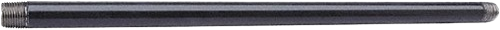
#> input picture data/source/black_steel_pipe.png, 500 x 30 px
$ python augm.py
#> lines starting #> are read from the running program, lines starting #| are printed output that depends on the picture; after the words box and inside, x2 and y2 are one past the last pixel; in counts of white or black regions, pixels touching at a corner belong together; pictures that were not available may be replaced by others from this repository, and a replacement may not be noted
from PIL import Image, ImageDraw, ImageFilter
import os, random
from os import path
from pathlib import Path

# Add obstacle in road region.
# Note that rotate func adds alpha channel
# Point of insertion, for now, is the left bottom corner of the perimter box
# Reference size (natural size), for now, is the bottom placement in image
# Our working space is 1280px by 720px
# Cartesian space starting (0,0) on top left corner.
# The size is given by a 2-tuple (w,h).

sourceFolder = "data/source"
sourceMasksFolder = "data/source masks"
destinationFolder = "data/destination"
destinationMasksFolder = "data/destination masks"

scores = {
    "milk_crate_black.png": 39.38,
    'car_bumper.png': 45.87,
    'car_mufler.png': 22.33,
    "wood_pallet.png": 59.96,
    "black_steel_pipe.png": 27.72,
    "galvanized_steel_pipe.png": 12.63
}


# Crop boundary (transparent channel)
def cropAlpha(img):
    if (img.mode != "RGBA"):
        return img
    alpha = img.getchannel("A")
    return img.crop(alpha.getbbox())


def rotateSource(source, angle):
    img = source.rotate(angle, expand=True)
    img = cropAlpha(img)
    return img

def openSource(filename):
#> called with filename = 'black_steel_pipe.png'
    pathfile = path.join(sourceFolder, filename)
    src = Image.open(pathfile)
#> src is the input picture: PIL image 500x30 RGBA; mean R, G, B, A 75.3, 74.4, 81.4, 199.7
    return src


def openDestination(filename):
#> called with filename = 'bb9f498e-5ea84006.jpg'
    filepath = path.join(destinationFolder, filename)
    dst = Image.open(filepath)
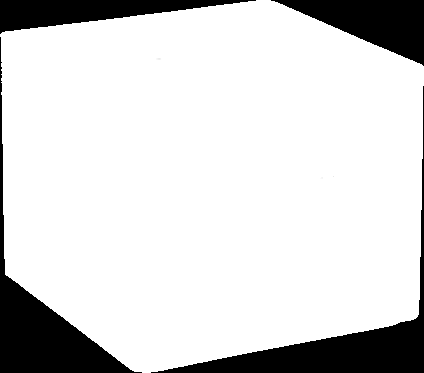
#> input picture data/source masks/black_milk_crate.png, 424 x 373 px, given in place of bb9f498e-5ea84006.jpg, which was not available
#> dst is the input picture: PIL image 424x373 RGBA; mean R, G, B, A 215, 215, 215, 255
    return dst

def attemptSourceToDestination(sourceFilename, destinationFilename):

    source = openSource(sourceFilename)
    destination = openDestination(destinationFilename)

    rotation = generateRotation()
    originPoint = generateOriginPoint()

    relSizeOffBase = relativeSizeInBackgroundPercent(originPoint[1])

    relSizePerc = (sourceRelativeSizeBase(sourceFilename)*relSizeOffBase)/100
    print("Relative Size Final:", relSizePerc)

    # Apply transformaton on source
    source = transformSource(source, rotation, relSizePerc)
#> in cropAlpha, `alpha = img.getchannel("A")`:
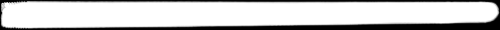
#> alpha: PIL image 500x30 L; min 0, max 255, mean 199.7
#| Width and Height:  7 1

    # Determine the final insertion point, after performing transformation
    insertPt = convertOriginToInsertionPoint(originPoint, source)
#> insertPt = (397, 299)

    validInsert = isValidInsert(sourceFilename, source, rotation, relSizePerc, insertPt, destinationFilename)

    # if validInsert:
    final = insertSourceIntodestination(source, insertPt, destination)
    #     return final
    # else:
    return validInsert, final

def insertSourceIntodestination(source, point, destination):
    res = destination.copy()
    res.paste(source, point, source)
    return res

def replaceSuffixToPNG(filename):
    p = Path(filename)
    filename = p.with_suffix(".png")
    return filename

def isValidInsert(sourceFilename, source, rotation, relativeSize, insertPt, destinationFilename):
    sourceMask = getSourceMask(sourceFilename)
    sourceMask = transformSource(sourceMask, rotation, relativeSize)
#| Width and Height:  7 1

    destinationMask = getDestinationMask(replaceSuffixToPNG(destinationFilename))


    x1,y1 = insertPt[0],insertPt[1]
    x2,y2 = insertPt[0]+sourceMask.width, insertPt[1]+sourceMask.height

    destinationMaskCropped = destinationMask.crop((x1,y1,x2,y2))

    percentInsideRoadRegion = sourceProportionInRegion(sourceMask, destinationMaskCropped)
    print(percentInsideRoadRegion)

    return (percentInsideRoadRegion>=50)

def sourceProportionInRegion(sourceMask, destinationMask):
    totPxObj =  totPxInters = 0
    blackTreshold = 2


    for y in range(sourceMask.height):
        for x in range(sourceMask.width):
            greyscale = sourceMask.getpixel((x, y))
            # print("Greyscale:", greyscalePx)
            rgb = destinationMask.getpixel((x, y))

            isObjectPx = greyscale>blackTreshold
            # print(destinationMask.mode)
            isRoadPx = sum(rgb)>0

            print(rgb)

            if isObjectPx:
                totPxObj+=1
            if isObjectPx and isRoadPx:
                totPxInters+=1


    print("Inter:", totPxInters)
    print("Inter:", totPxInters)
    return (totPxInters/totPxObj)*100

def getDestinationMask(filename):
    path = os.path.join(destinationMasksFolder,filename)
    dst = Image.open(path)
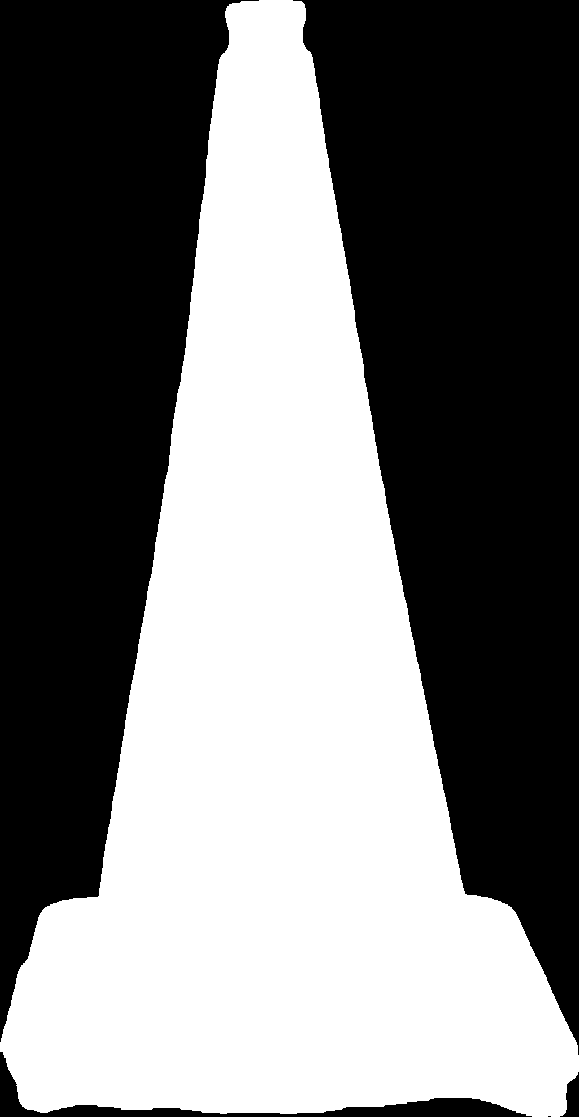
#> input picture data/source masks/traffic_cone.png, 579 x 1117 px, given in place of bb9f498e-5ea84006.png, which was not available
#> dst is the input picture: PIL image 579x1117 L; 47% white; 1 white region, box (x1, y1, x2, y2) and area: (0, 0, 579, 1117) 303646
    # We use image as RGB
    dst = dst.convert('RGB')
    return dst

def getSourceMask(filename):
    fp = path.join(sourceMasksFolder,filename)
    return Image.open(fp)


def sourceRelativeSizeBase(filename):

    return scores.get(filename)

def convertOriginToInsertionPoint(originPoint, source):
    x = originPoint[0]-int(source.width/2)
    y = originPoint[1]-source.height
    return (x,y)

def transformSource(source, rotation, sizePercent):
    source = rotateSource(source, rotation)
    sourceFin = resizeSource(source, sizePercent)
    return sourceFin

def resizeSource(source, sizePercent):

    newHeight = int (source.height*sizePercent/100) + 1
    newWidth = int(source.width*sizePercent/100) + 1
    print("Width and Height: ", newWidth, newHeight)
    return source.resize((newWidth, newHeight))

def generateRotation():
    # return random.randint(0, 360)
    return 0

def generateOriginPoint():
    # x = random.randrange(1280)
    # y = random.randrange(720)

    x,y = 400,300
    return (x,y)

def relativeSizeInBackgroundPercent(h):
    h1, h2 = 300, 596
    p1, p2 = 5, 100
    p = 100
    if h < h1:
        p = 1
    elif h1 <= h <= h2:
        p = translate(h, h1, h2, p1, p2)
    else:
        p = 100

    # print("p:",p)
    return p

def translate(value, leftMin, leftMax, rightMin, rightMax):
    # Figure out how 'wide' each range is
    leftSpan = leftMax - leftMin
    rightSpan = rightMax - rightMin

    # Convert the left range into a 0-1 range (float)
    valueScaled = float(value - leftMin) / float(leftSpan)

    # Convert the 0-1 range into a value in the right range.
    return rightMin + (valueScaled * rightSpan)


def insertSourceToDesination(sourceFilename, desinationFilename, number):

    for i in range(number):
        # n is excluded
        print(i, end=" ")


valid,res = attemptSourceToDestination("black_steel_pipe.png","bb9f498e-5ea84006.jpg")
#> in isValidInsert, `x1,y1 = insertPt[0],insertPt[1]`: x1 = 397; y1 = 299
#> in isValidInsert, `x2,y2 = insertPt[0]+sourceMask.width, insertPt[1]+sourceMask.height`: x2 = 404; y2 = 300
#> after the loop in sourceProportionInRegion, `for y in range(sourceMask.height):`: totPxInters = 0
#> (the run stopped early here; a loop or call above may not have finished)
